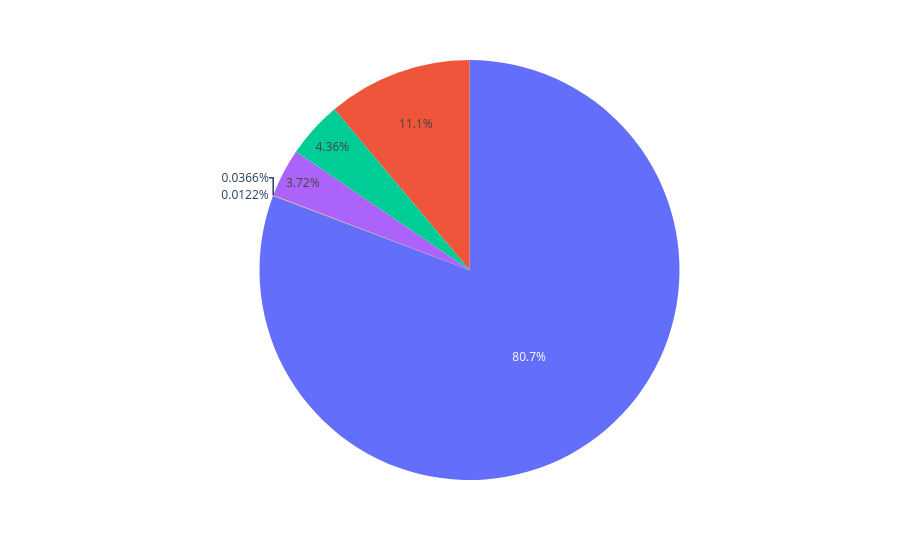

Notebook source saved alongside this figure:
### Code cell
fig = px.pie(labels=ratings.index, values=ratings.values)
fig.show()

### Figure 1 — Plotly figure (JSON) as saved in the notebook; plotly's stock layout.template omitted (floating-point values rounded to 4 significant figures)
{"data": [{"domain": {"x": [0.0, 1.0], "y": [0.0, 1.0]}, "hovertemplate": "value=%{value}<extra></extra>", "legendgroup": "", "name": "", "showlegend": false, "values": [6619, 912, 357, 305, 3, 1], "type": "pie"}], "layout": {"legend": {"tracegroupgap": 0}, "margin": {"t": 60}}}
